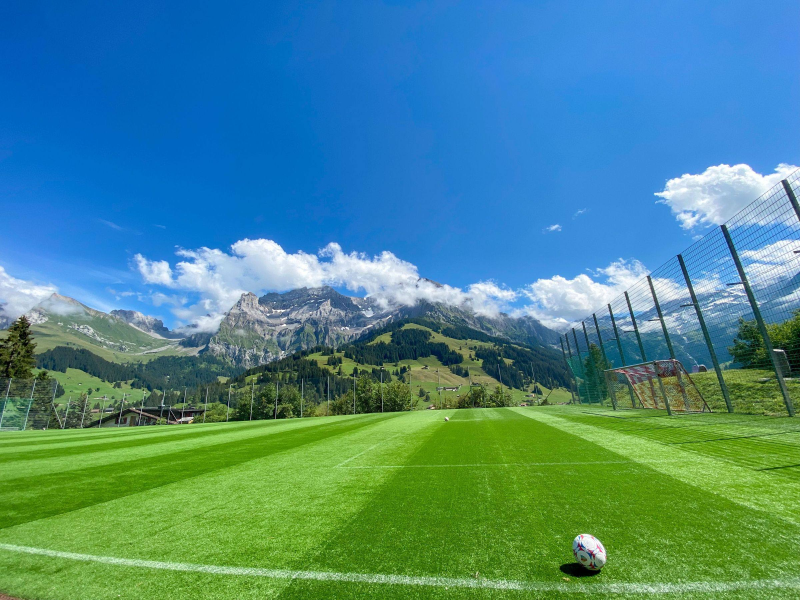
#> input picture NFA_site_design/assets/img/hero-land.jpg, 2400 x 1800 px, given in place of B_train.jpg, which was not available (shown at 1/3 size)
$ python grade_mv.py
#> lines starting #> are read from the running program, lines starting #| are printed output that depends on the picture; pictures that were not available may be replaced by others from this repository, and a replacement may not be noted
"""MV 4枚を同じ明るさ・色調にそろえるグレーディング（元データ → src_assets/hero-*.jpg）"""
import numpy as np
from PIL import Image
from skimage import color
SRC='/home/claude/web/mv/lic/'; DST='/home/claude/web/build/src_assets/'
FILES=[('B_train','hero-train'),('A_match','hero-match'),('C_kids','hero-kids'),('D_land','hero-land'),('F_dev','fy-dev'),('F_start','fy-start'),('F_comm','fy-comm')]
WIDTH={'fy-dev':1600,'fy-start':1600,'fy-comm':1600}
T_L, T_SD, T_C = 48.0, 20.0, 21.0     # 目標：平均明度 / 明度のばらつき / 平均彩度（Lab）
def stats(lab): return lab[...,0].mean(), lab[...,0].std(), np.hypot(lab[...,1],lab[...,2]).mean(), lab[...,1].mean(), lab[...,2].mean()
def grade(name):
#> called with name = 'B_train'
    im=Image.open(SRC+name+'.jpg').convert('RGB'); w=WIDTH.get(dict(FILES)[name],2400); im=im.resize((w,round(im.height*w/im.width)),Image.LANCZOS)
#> in grade, im is the input picture: PIL image 2400x1800 RGB; mean R, G, B 74.2, 137, 139.2
    rgb=np.asarray(im)/255.0; lab=color.rgb2lab(rgb)
#> after `lab = color.rgb2lab(rgb)`: lab: shape (1800, 2400, 3) float64; mean of channels 0, 1, 2 54.1, -10.7, -7.7
    L,a,b=lab[...,0],lab[...,1],lab[...,2]
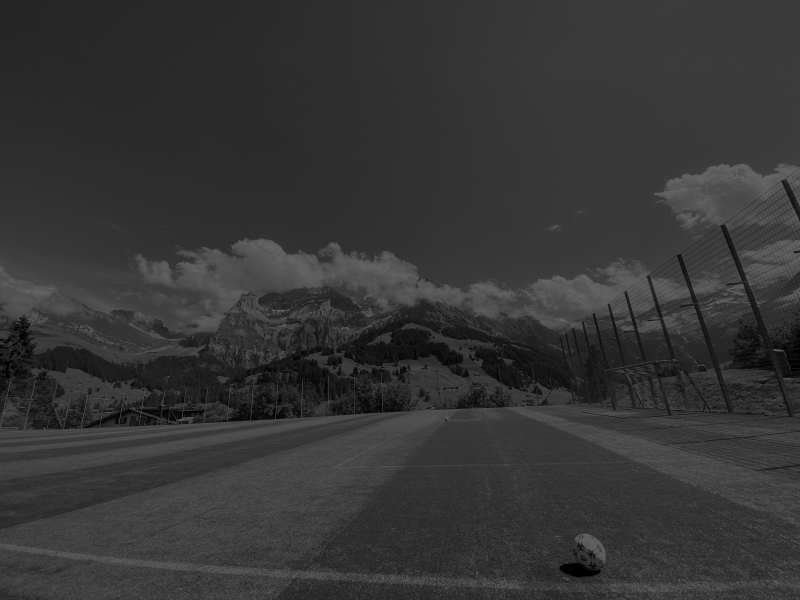
#> L: shape (1800, 2400) float64 (shown at 1/3 size); min 0, max 100, mean 54.1
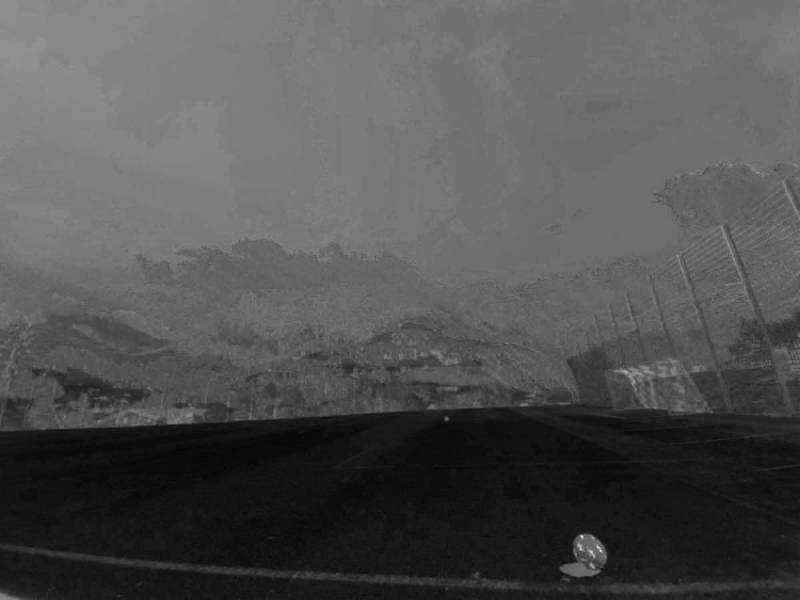
#> a: shape (1800, 2400) float64 (shown at 1/3 size); min -45.75, max 63.25, mean -10.7; drawn with min black and max white
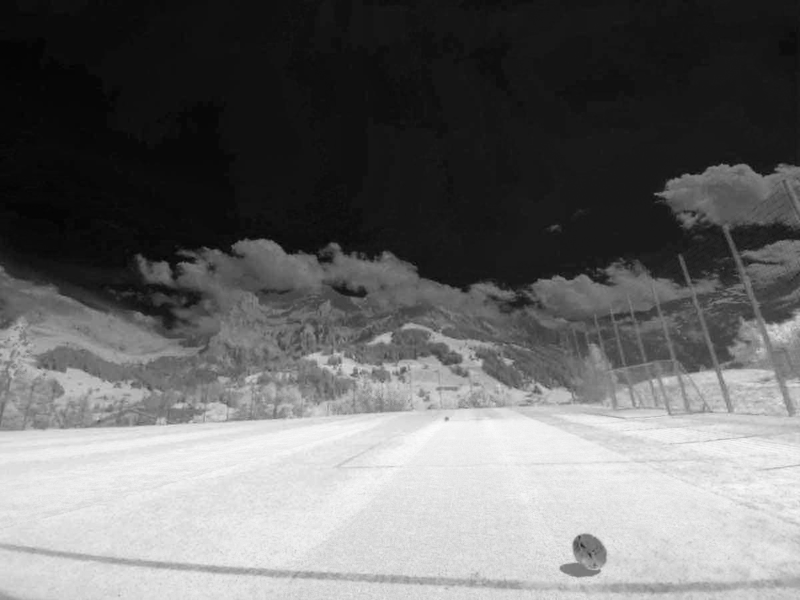
#> b: shape (1800, 2400) float64 (shown at 1/3 size); min -59.57, max 64.71, mean -7.7; drawn with min black and max white
    before=stats(lab)
#> before = (54.14, 15.42, 45.22, -10.74, -7.69)
    # 1) 色かぶりを70%取り除く（画面全体の平均色をニュートラル寄りに）
    a=a-a.mean()*0.45; b=b-b.mean()*0.35
    # 2) 明度の平均とばらつきを目標にそろえる
    m,sd=L.mean(),max(L.std(),1e-3); L=(L-m)/sd*(sd+(T_SD-sd)*0.75)+(m+(T_L-m)*0.85)
#> after `m, sd = (L.mean(), max(L.std(), 0.001))`: m = 54.14; sd = 15.42
#> after `L = (L - m) / sd * (sd + (T_SD - sd) * 0.75) + (m + (T_L - m) * 0.85)`:
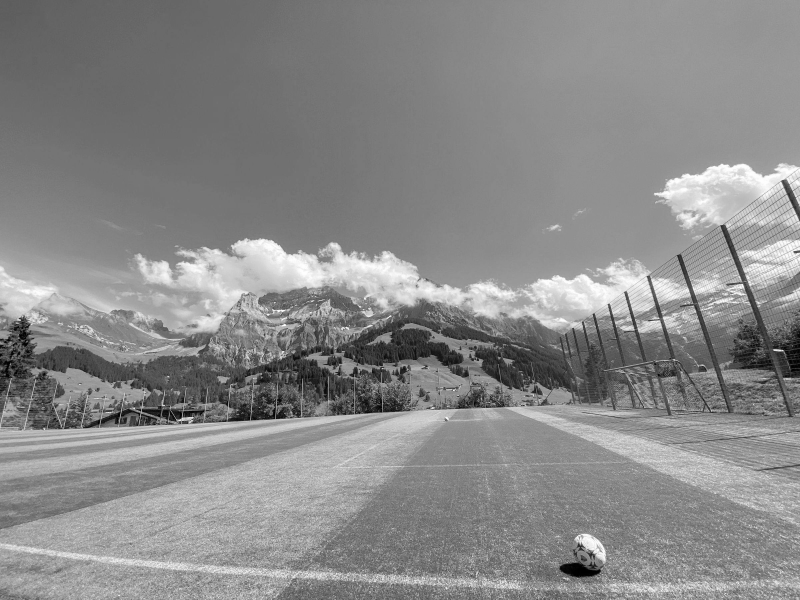
#> L: shape (1800, 2400) float64 (shown at 1/3 size); min -17.29, max 105, mean 48.9; drawn with min black and max white
    # 3) 共通のトーンカーブ：黒を少し持ち上げ、ハイライトはなだらかに（フィルム調）
    x=np.clip(L/100,0,1); x=0.035+0.93*(3*x**2-2*x**3)*0.45+0.93*x*0.55; L=np.clip(x*100,0,97)
#> after `x = np.clip(L / 100, 0, 1)`:
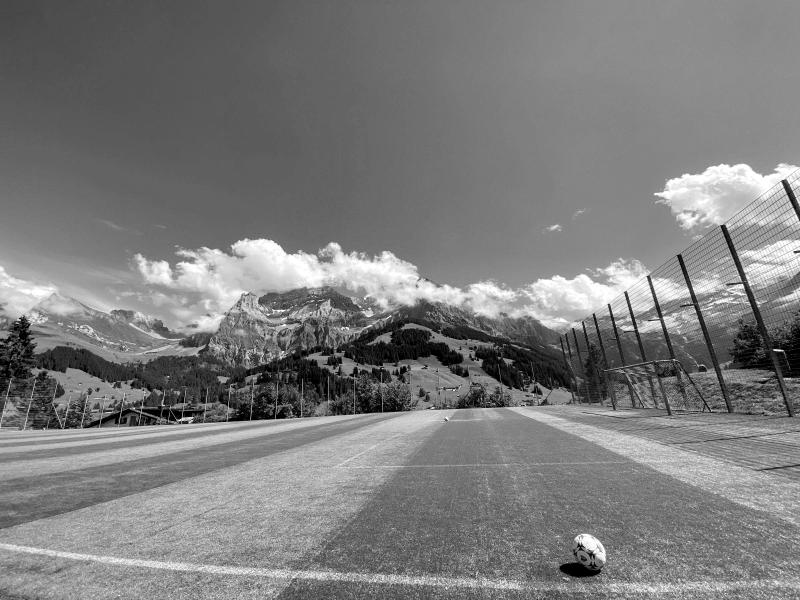
#> x: shape (1800, 2400) float64 (shown at 1/3 size); min 0, max 1, mean 0.49
    # 4) 彩度を共通の値にそろえ、強すぎる色（芝の緑・空の青）を抑える
    C=np.hypot(a,b); k=(C.mean()+(T_C-C.mean())*0.8)/max(C.mean(),1e-3); C2=C*k; C2=np.where(C2>40,40+(C2-40)*0.4,C2); s=np.where(C>1e-6,C2/np.maximum(C,1e-6),0); a,b=a*s,b*s
#> after `C = np.hypot(a, b)`:
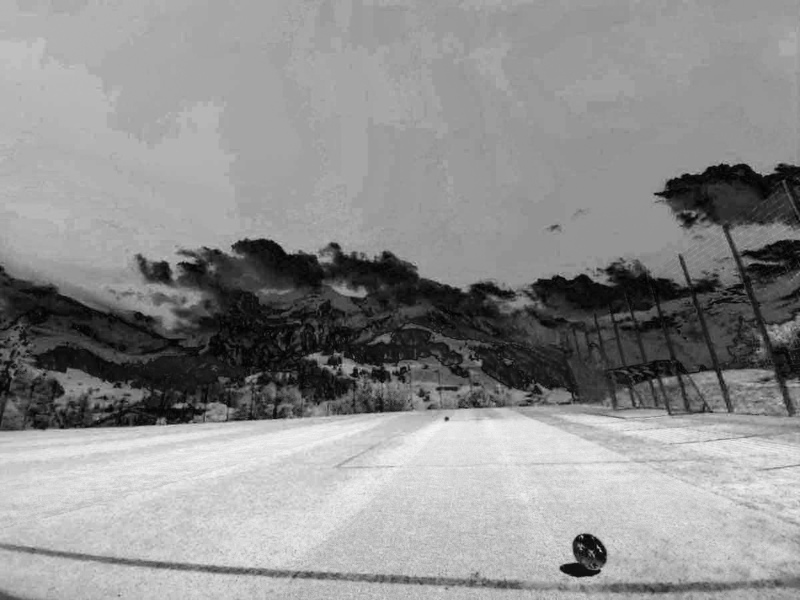
#> C: shape (1800, 2400) float64 (shown at 1/3 size); min 0.0576, max 77.73, mean 43.7; drawn with min black and max white
#> after `k = (C.mean() + (T_C - C.mean()) * 0.8) / max(C.mean(), 0.001)`: k = 0.585
    # 5) 共通の色味：影をわずかに寒色、ハイライトをわずかに暖色（全写真に同じ量）
    t=np.clip(L/100,0,1); a=a+(t-0.5)*1.2; b=b+(t-0.5)*5.0
    out=color.lab2rgb(np.dstack([L,a,b])); out=np.clip(out,0,1)
#> after `out = color.lab2rgb(np.dstack([L, a, b]))`:
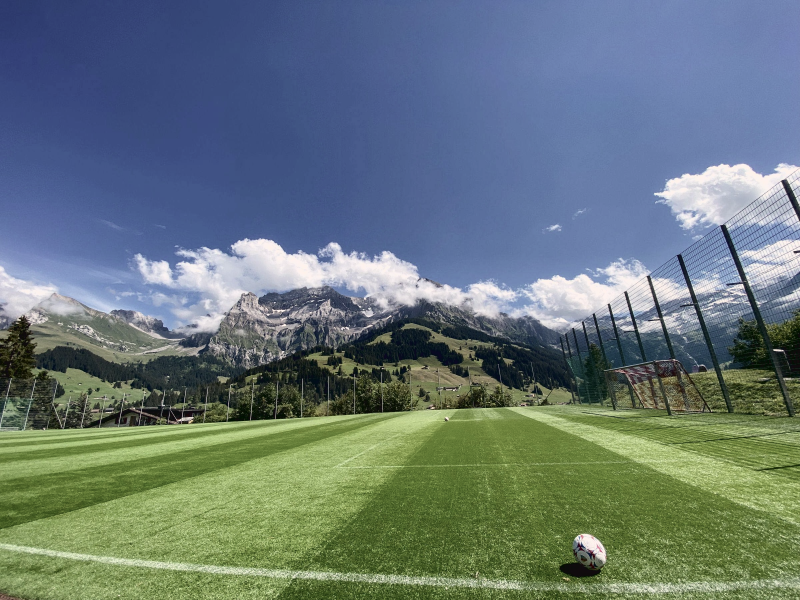
#> out: shape (1800, 2400, 3) float64 (shown at 1/3 size); mean R, G, B 0.407, 0.471, 0.477
    after=stats(color.rgb2lab(out))
#> after = (48.87, 19.22, 25.63, -3.45, -3.01)
    Image.fromarray((out*255+0.5).astype(np.uint8)).save(DST+name.replace(name,dict(FILES)[name])+'.jpg',quality=80,optimize=True,progressive=True)
    return before,after
for s,d in FILES:
    b,a=grade(s); print(d,'before L%.0f sd%.0f C%.0f a%.1f b%.1f'%b,'| after L%.0f sd%.0f C%.0f a%.1f b%.1f'%a)
#> after `b, a = grade(s)`: b = (54.14, 15.42, 45.22, -10.74, -7.69); a = (48.87, 19.22, 25.63, -3.45, -3.01)
#> pass 2 of the loop `for s,d in FILES:`:
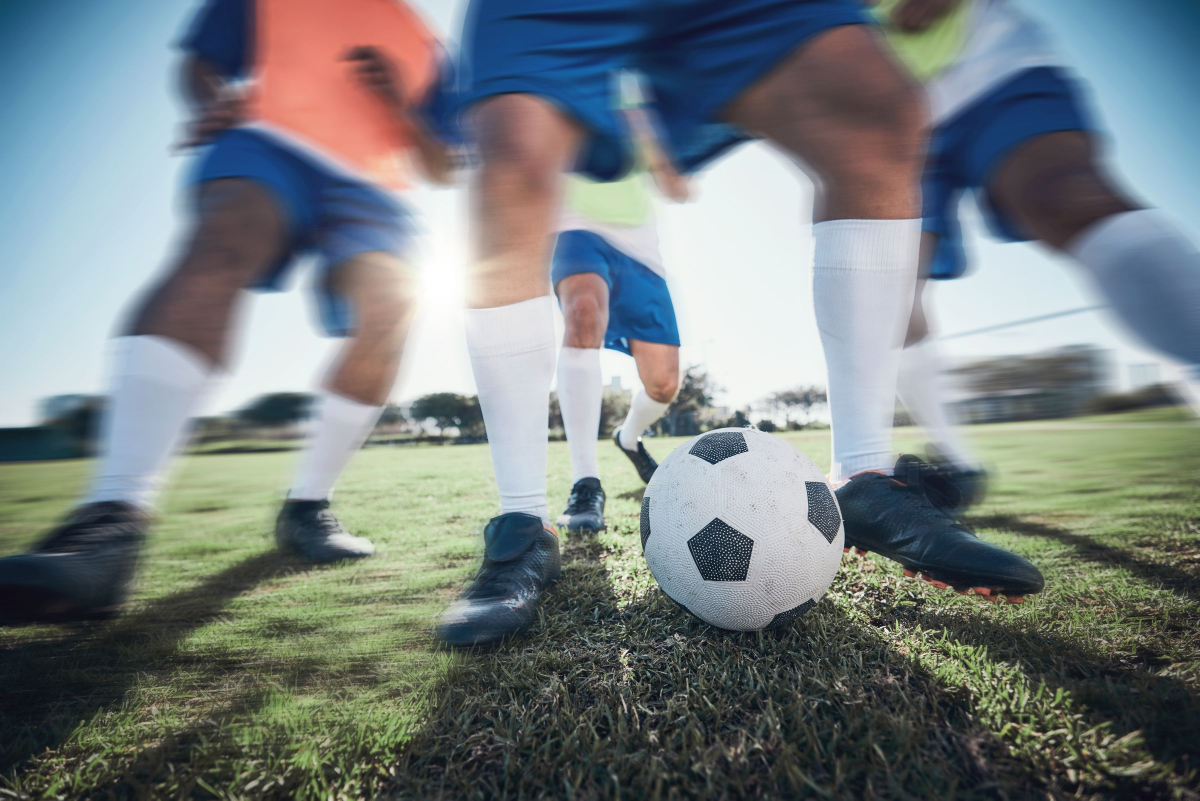
#> input picture NFA_site_design/assets/img/hero-match.jpg, 2400 x 1601 px, given in place of A_match.jpg, which was not available (shown at 1/2 size)
#> in grade, im is the input picture: PIL image 2400x1601 RGB; mean R, G, B 118.7, 126.7, 128
#> w = 2400
#> rgb: shape (1601, 2400, 3) float64
#> lab: shape (1601, 2400, 3) float64; mean of channels 0, 1, 2 51.4, -1.3, -1.5
#> before = (51.42, 27.12, 13.46, -1.28, -1.53)
#> m = 51.42; sd = 27.12
#> x: shape (1601, 2400) float64
#> in grade (call 2), `C = np.hypot(a, b)`:
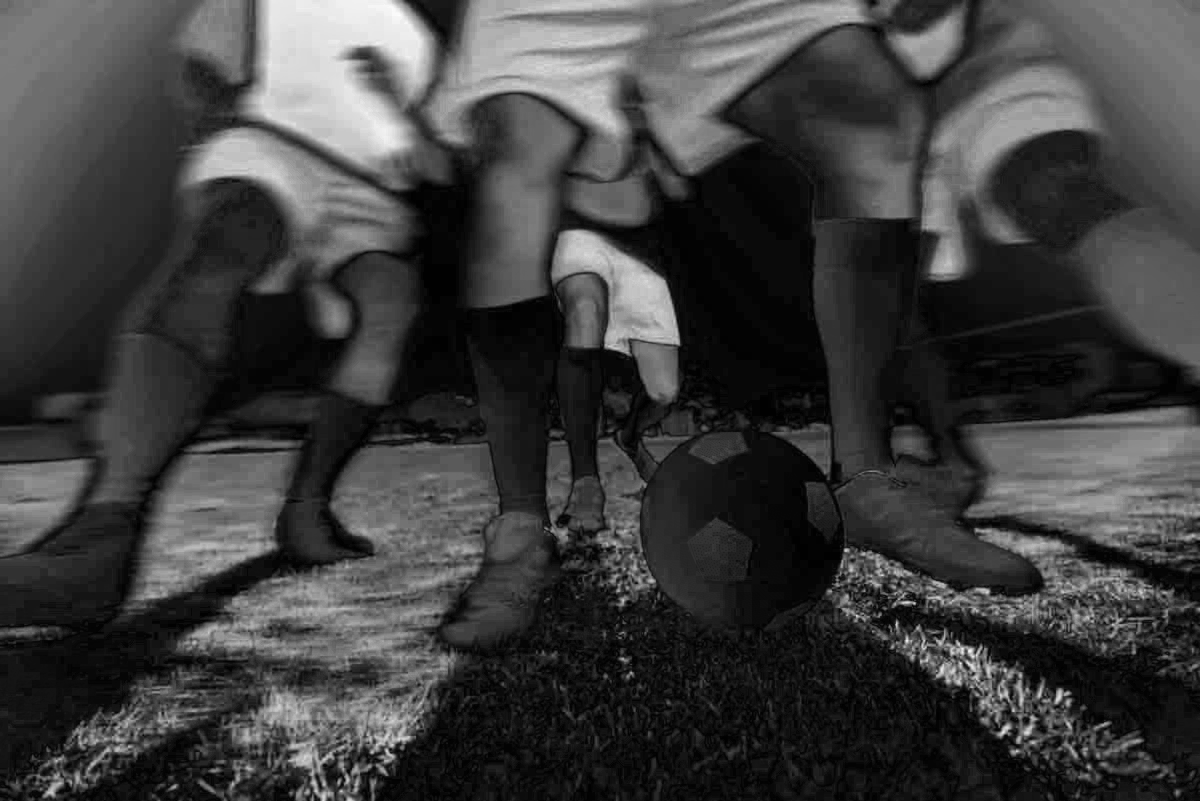
#> C: shape (1601, 2400) float64 (shown at 1/2 size); min 0.393, max 53.05, mean 13.3; drawn with min black and max white
#> k = 1.46
#> C2: shape (1601, 2400) float64
#> s: shape (1601, 2400) float64
#> t: shape (1601, 2400) float64
#> in grade (call 2), `out = color.lab2rgb(np.dstack([L, a, b]))`:
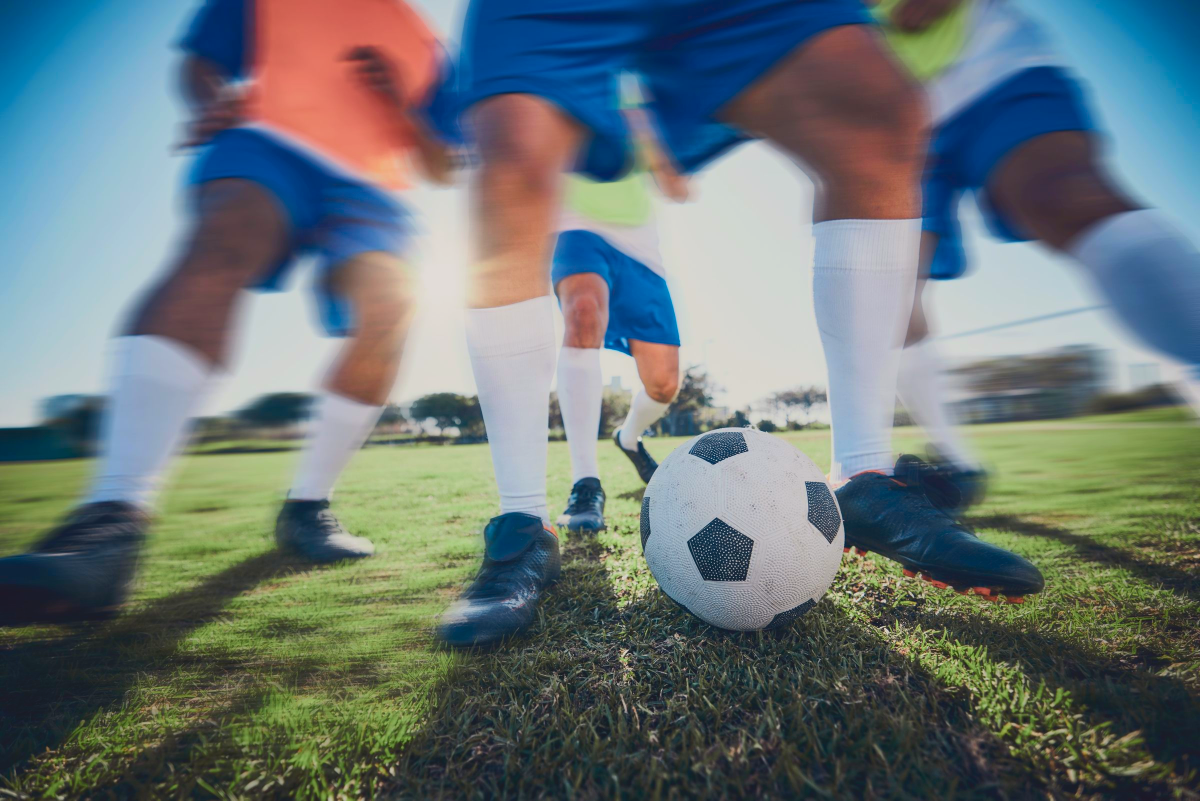
#> out: shape (1601, 2400, 3) float64 (shown at 1/2 size); mean R, G, B 0.416, 0.464, 0.468
#> after = (48.5, 23.34, 18.74, -1.13, -1.42)
#> `b, a = grade(s)`: b = (51.42, 27.12, 13.46, -1.28, -1.53); a = (48.5, 23.34, 18.74, -1.13, -1.42)
#> (the run stopped early here; a loop or call above may not have finished)
